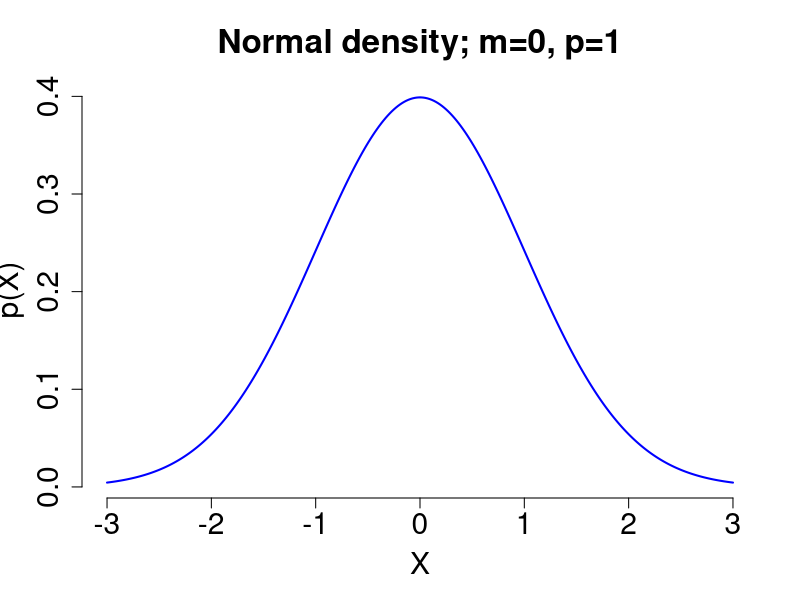
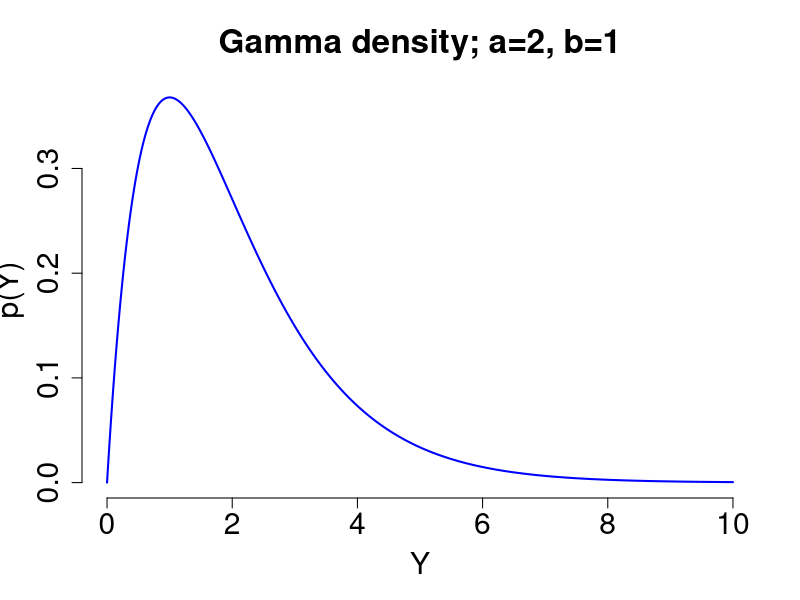
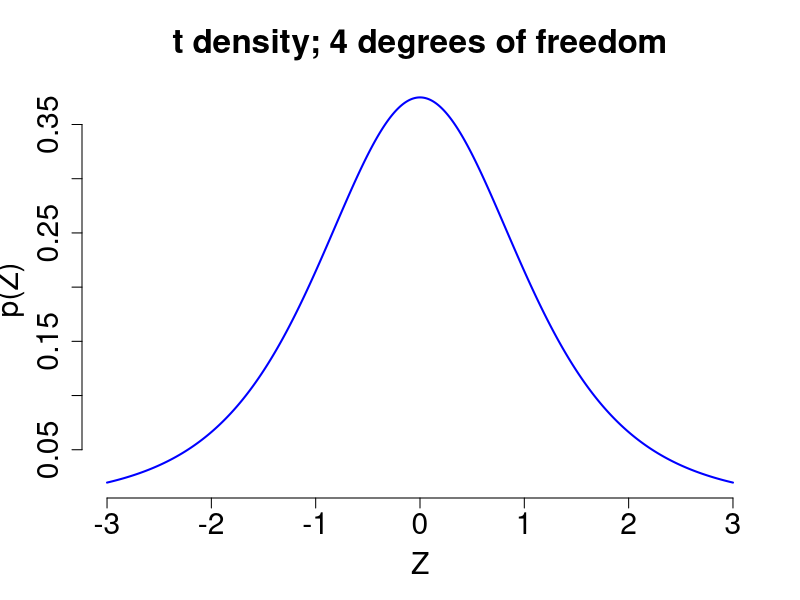
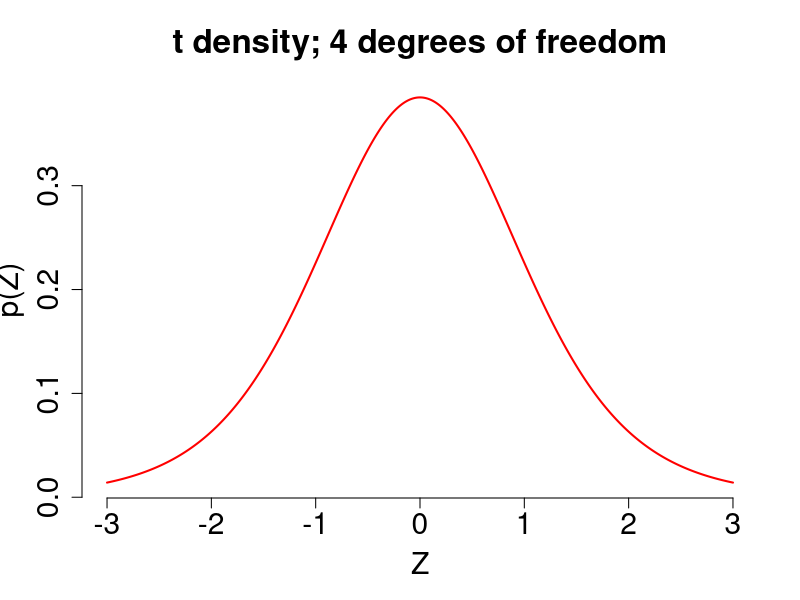
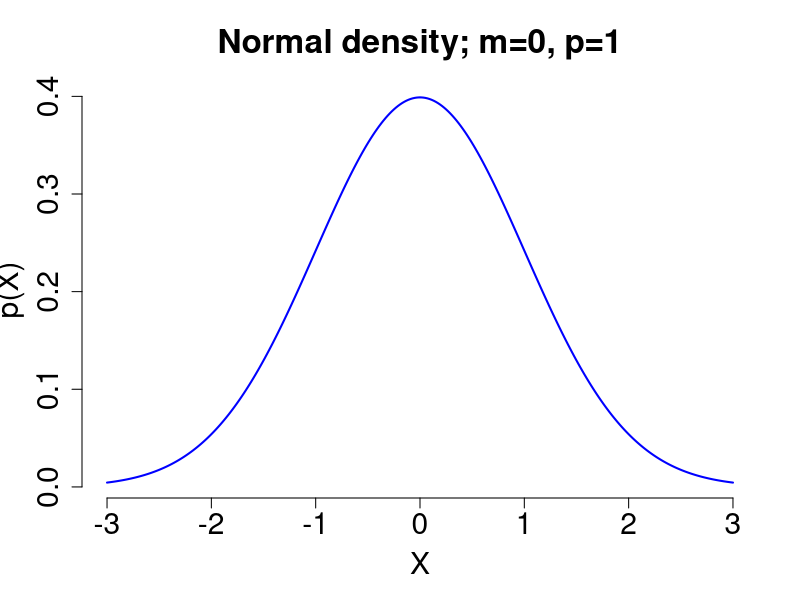
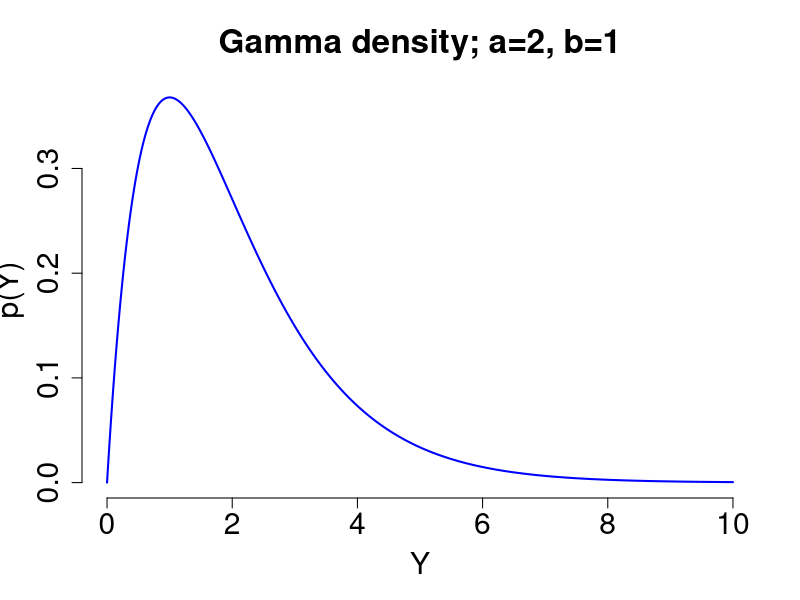
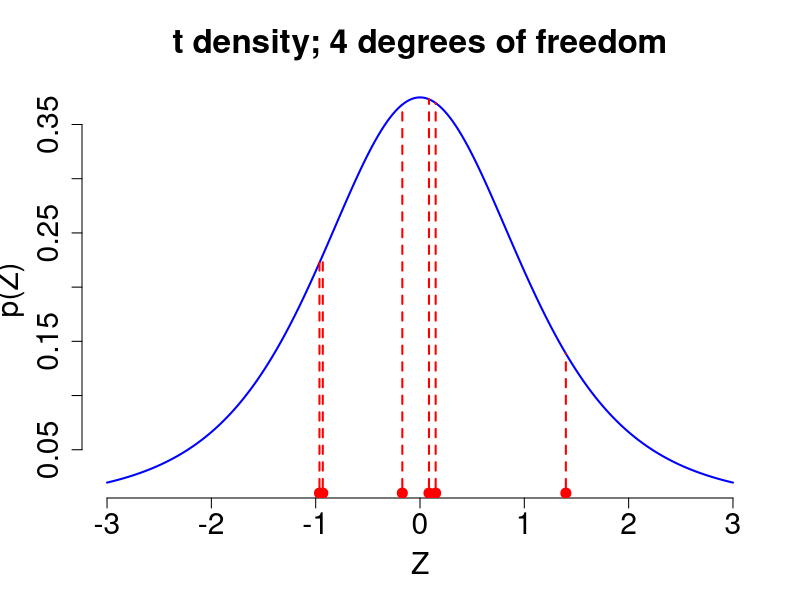
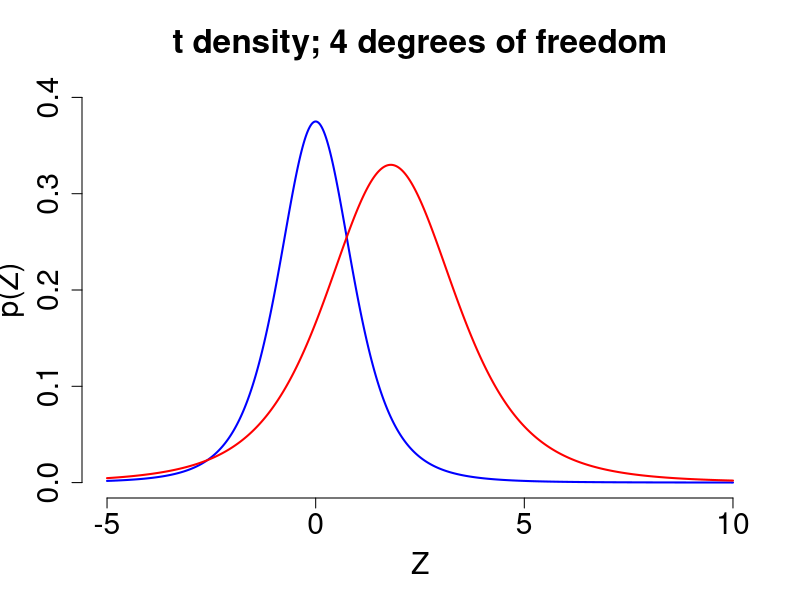

Source code (R) for these figures, in order:
pdf('../figures/normal_pdf.pdf')
    x = seq(from=-3, to=3, length.out=300)
    y = dnorm(x, mean=0, sd=1/sqrt(1))
    plot(x=x, y=y, type='l', col='blue', lwd=2, bty='n', xlab='X', ylab='p(X)', main='Normal density; m=0, p=1', cex.axis=1.8, cex.lab=1.8, cex.main=2)
dev.off()


pdf('../figures/gamma_pdf.pdf')
    x = seq(from=0, to=10, length.out=1000)
    y = dgamma(x, shape=2, rate=1)
    plot(x=x, y=y, type='l', col='blue', lwd=2, bty='n', xlab='Y', ylab='p(Y)', main='Gamma density; a=2, b=1', cex.axis=1.8, cex.lab=1.8, cex.main=2)
dev.off()


pdf('../figures/t_pdf.pdf')
    x = seq(from=-3, to=3, length.out=1000)
    y = dt(x, df=4)
    plot(x=x, y=y, type='l', col='blue', lwd=2, bty='n', xlab='Z', ylab='p(Z)', main='t density; 4 degrees of freedom', cex.axis=1.8, cex.lab=1.8, cex.main=2)
dev.off()


pdf('../figures/t_pdfpost.pdf')
    x = seq(from=-3, to=3, length.out=1000)
    y = dt(x, df=7)
    plot(x=x, y=y, type='l', col='red', lwd=2, bty='n', xlab='Z', ylab='p(Z)', main='t density; 4 degrees of freedom', cex.axis=1.8, cex.lab=1.8, cex.main=2)
dev.off()


pdf('../figures/normal_pdfdraw.pdf')
    x = seq(from=-3, to=3, length.out=300)
    y = dnorm(x, mean=0, sd=1/sqrt(1))
    N = rnorm(1, mean=0, sd=1/sqrt(1))
    plot(x=x, y=y, type='l', col='blue', lwd=2, bty='n', xlab='X', ylab='p(X)', main='Normal density; m=0, p=1', cex.axis=1.8, cex.lab=1.8, cex.main=2)
dev.off()


pdf('../figures/gamma_pdfdraw.pdf')
    x = seq(from=0, to=10, length.out=1000)
    y = dgamma(x, shape=2, rate=1)
    G = rgamma(1, shape=2, rate=1)
    plot(x=x, y=y, type='l', col='blue', lwd=2, bty='n', xlab='Y', ylab='p(Y)', main='Gamma density; a=2, b=1', cex.axis=1.8, cex.lab=1.8, cex.main=2)
dev.off()


pdf('../figures/t_pdfdraws.pdf')
    x = seq(from=-3, to=3, length.out=1000)
    y = dt(x, df=4)
    T = rt(6, df=4)
    plot(x=x, y=y, type='l', col='blue', lwd=2, bty='n', xlab='Z', ylab='p(Z)', main='t density; 4 degrees of freedom', cex.axis=1.8, cex.lab=1.8, cex.main=2)
    
    for(i in 1:6) {
        lines(x=c(T[i], T[i]), y=c(0, dt(T[i], df=4)), lty=2, col='red', lwd=2)
    }
    points(x=T, y=rep(0.01, 6), cex=2, pch=20, col='red')
dev.off()


pdf('../figures/t_logpdf.pdf')
    yy = c(0, 0.4)
    x = seq(from=-5, to=10, length.out=1000)
    y1 = dt(1.1*x, df=4)
    y2 = 0.88*dt((x-1.8)/1.6, df=4)
    plot(x=x, y=y1, type='l', col='blue', lwd=2, bty='n', xlab='Z', ylab='p(Z)', main='t density; 4 degrees of freedom', ylim=yy, cex.axis=1.8, cex.lab=1.8, cex.main=2)
    par(new=TRUE)
    plot(x=x, y=y2, type='l', col='red', lwd=2, bty='n', xaxt='n', yaxt='n', ann=F, ylim=yy)
    
    yy = c(-4, 2)
    plot(x=x, y=log(y1)-log(y2), type='l', col='blue', lwd=2, bty='n', xlab='Z', ylab='p(Z)', main='t density; 4 degrees of freedom', ylim=yy, cex.axis=1.8, cex.lab=1.8, cex.main=2)
    abline(h=0)
dev.off()


pdf('../figures/t_divergence.pdf')
    yy = c(-0.3,0.5)
    plot(x=x, y=(log(y1)-log(y2))*y1, type='l', col='blue', lwd=2, bty='n', xlab='Z', ylab='p(Z)', main='t density; 4 degrees of freedom', ylim=yy, cex.axis=1.8, cex.lab=1.8, cex.main=2)
    abline(h=0, lwd=2, col='black')
dev.off()